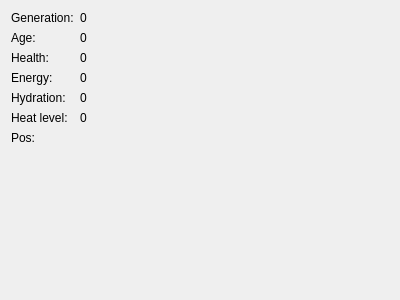
<?xml version="1.0" encoding="UTF-8"?>
<ui version="4.0">
 <class>EntityInfoForm</class>
 <widget class="QWidget" name="EntityInfoForm">
  <property name="geometry">
   <rect>
    <x>0</x>
    <y>0</y>
    <width>400</width>
    <height>300</height>
   </rect>
  </property>
  <property name="windowTitle">
   <string>Form</string>
  </property>
  <layout class="QFormLayout" name="formLayout">
   <item row="2" column="0">
    <widget class="QLabel" name="label">
     <property name="text">
      <string>Health:</string>
     </property>
    </widget>
   </item>
   <item row="2" column="1">
    <widget class="QLabel" name="healthLabel">
     <property name="text">
      <string>0</string>
     </property>
    </widget>
   </item>
   <item row="3" column="0">
    <widget class="QLabel" name="label_2">
     <property name="text">
      <string>Energy:</string>
     </property>
    </widget>
   </item>
   <item row="3" column="1">
    <widget class="QLabel" name="energyLabel">
     <property name="text">
      <string>0</string>
     </property>
    </widget>
   </item>
   <item row="4" column="0">
    <widget class="QLabel" name="label_3">
     <property name="text">
      <string>Hydration:</string>
     </property>
    </widget>
   </item>
   <item row="4" column="1">
    <widget class="QLabel" name="hydrationLabel">
     <property name="text">
      <string>0</string>
     </property>
    </widget>
   </item>
   <item row="5" column="0">
    <widget class="QLabel" name="label_4">
     <property name="text">
      <string>Heat level:</string>
     </property>
    </widget>
   </item>
   <item row="5" column="1">
    <widget class="QLabel" name="heatLevelLabel">
     <property name="text">
      <string>0</string>
     </property>
    </widget>
   </item>
   <item row="1" column="0">
    <widget class="QLabel" name="label_5">
     <property name="text">
      <string>Age:</string>
     </property>
    </widget>
   </item>
   <item row="1" column="1">
    <widget class="QLabel" name="ageLabel">
     <property name="text">
      <string>0</string>
     </property>
    </widget>
   </item>
   <item row="6" column="0">
    <widget class="QLabel" name="label_6">
     <property name="text">
      <string>Pos:</string>
     </property>
    </widget>
   </item>
   <item row="6" column="1">
    <widget class="QLabel" name="posLabel">
     <property name="text">
      <string/>
     </property>
    </widget>
   </item>
   <item row="0" column="0">
    <widget class="QLabel" name="label_7">
     <property name="text">
      <string>Generation:</string>
     </property>
    </widget>
   </item>
   <item row="0" column="1">
    <widget class="QLabel" name="generationLabel">
     <property name="text">
      <string>0</string>
     </property>
    </widget>
   </item>
  </layout>
 </widget>
 <resources/>
 <connections/>
</ui>
